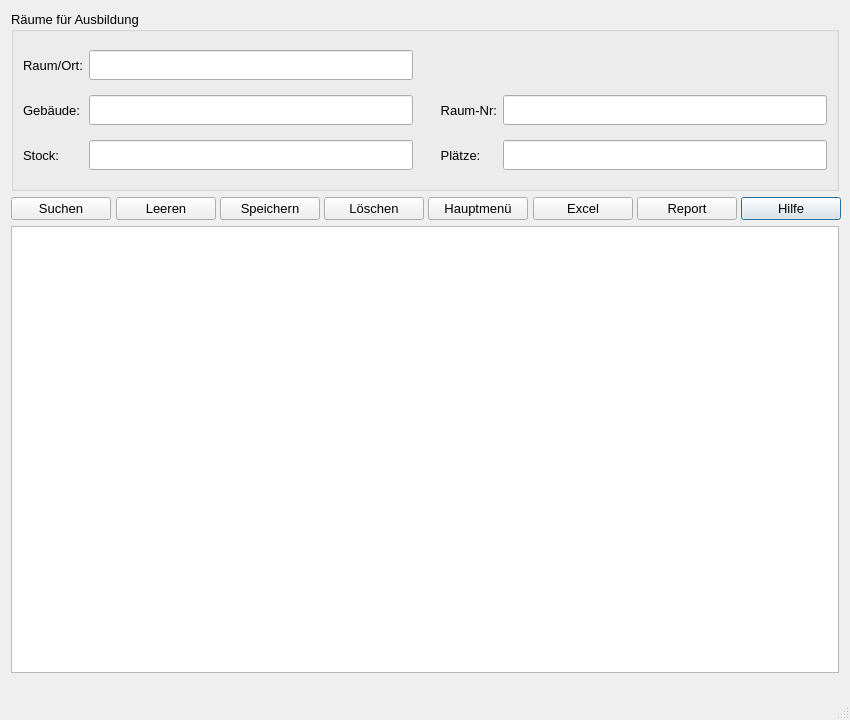
<?xml version="1.0" encoding="UTF-8"?>
<ui version="4.0">
 <class>Raeume</class>
 <widget class="QDialog" name="Raeume">
  <property name="geometry">
   <rect>
    <x>0</x>
    <y>0</y>
    <width>850</width>
    <height>720</height>
   </rect>
  </property>
  <property name="minimumSize">
   <size>
    <width>850</width>
    <height>720</height>
   </size>
  </property>
  <property name="windowTitle">
   <string>Räume</string>
  </property>
  <property name="sizeGripEnabled">
   <bool>true</bool>
  </property>
  <layout class="QGridLayout" name="gridLayout_2">
   <item row="3" column="0" colspan="8">
    <widget class="QTableWidget" name="twData">
     <property name="enabled">
      <bool>true</bool>
     </property>
     <property name="sizePolicy">
      <sizepolicy hsizetype="Ignored" vsizetype="Ignored">
       <horstretch>0</horstretch>
       <verstretch>0</verstretch>
      </sizepolicy>
     </property>
     <property name="font">
      <font>
       <pointsize>10</pointsize>
      </font>
     </property>
     <property name="editTriggers">
      <set>QAbstractItemView::NoEditTriggers</set>
     </property>
     <property name="alternatingRowColors">
      <bool>true</bool>
     </property>
     <attribute name="verticalHeaderVisible">
      <bool>true</bool>
     </attribute>
    </widget>
   </item>
   <item row="1" column="7">
    <widget class="QPushButton" name="btHelp">
     <property name="minimumSize">
      <size>
       <width>100</width>
       <height>0</height>
      </size>
     </property>
     <property name="font">
      <font>
       <pointsize>10</pointsize>
       <weight>50</weight>
       <bold>false</bold>
      </font>
     </property>
     <property name="mouseTracking">
      <bool>true</bool>
     </property>
     <property name="text">
      <string>Hilfe</string>
     </property>
     <property name="icon">
      <iconset>
       <normaloff>../../UsedSymbols/info_13213.ico</normaloff>../../UsedSymbols/info_13213.ico</iconset>
     </property>
    </widget>
   </item>
   <item row="1" column="4">
    <widget class="QPushButton" name="btHp">
     <property name="minimumSize">
      <size>
       <width>100</width>
       <height>0</height>
      </size>
     </property>
     <property name="font">
      <font>
       <pointsize>10</pointsize>
       <weight>50</weight>
       <bold>false</bold>
      </font>
     </property>
     <property name="mouseTracking">
      <bool>true</bool>
     </property>
     <property name="text">
      <string>Hauptmenü</string>
     </property>
     <property name="icon">
      <iconset>
       <normaloff>../../UsedSymbols/log-out_icon-icons.com_50106.ico</normaloff>../../UsedSymbols/log-out_icon-icons.com_50106.ico</iconset>
     </property>
    </widget>
   </item>
   <item row="1" column="2">
    <widget class="QPushButton" name="btSpeichern">
     <property name="minimumSize">
      <size>
       <width>100</width>
       <height>0</height>
      </size>
     </property>
     <property name="font">
      <font>
       <pointsize>10</pointsize>
       <weight>50</weight>
       <bold>false</bold>
      </font>
     </property>
     <property name="mouseTracking">
      <bool>true</bool>
     </property>
     <property name="text">
      <string>Speichern</string>
     </property>
     <property name="icon">
      <iconset>
       <normaloff>../../UsedSymbols/save_3621.ico</normaloff>../../UsedSymbols/save_3621.ico</iconset>
     </property>
    </widget>
   </item>
   <item row="4" column="0" colspan="8">
    <widget class="QLabel" name="lab_INFO">
     <property name="sizePolicy">
      <sizepolicy hsizetype="Minimum" vsizetype="Maximum">
       <horstretch>0</horstretch>
       <verstretch>0</verstretch>
      </sizepolicy>
     </property>
     <property name="minimumSize">
      <size>
       <width>0</width>
       <height>30</height>
      </size>
     </property>
     <property name="font">
      <font>
       <pointsize>10</pointsize>
      </font>
     </property>
     <property name="text">
      <string/>
     </property>
    </widget>
   </item>
   <item row="1" column="3">
    <widget class="QPushButton" name="btLoeschen">
     <property name="minimumSize">
      <size>
       <width>100</width>
       <height>0</height>
      </size>
     </property>
     <property name="font">
      <font>
       <pointsize>10</pointsize>
       <weight>50</weight>
       <bold>false</bold>
      </font>
     </property>
     <property name="mouseTracking">
      <bool>true</bool>
     </property>
     <property name="text">
      <string>Löschen</string>
     </property>
     <property name="icon">
      <iconset>
       <normaloff>../../UsedSymbols/seo-social-web-network-internet_262_icon-icons.com_61518.ico</normaloff>../../UsedSymbols/seo-social-web-network-internet_262_icon-icons.com_61518.ico</iconset>
     </property>
    </widget>
   </item>
   <item row="1" column="5">
    <widget class="QPushButton" name="btExcel">
     <property name="minimumSize">
      <size>
       <width>100</width>
       <height>0</height>
      </size>
     </property>
     <property name="font">
      <font>
       <pointsize>10</pointsize>
       <weight>50</weight>
       <bold>false</bold>
      </font>
     </property>
     <property name="mouseTracking">
      <bool>true</bool>
     </property>
     <property name="text">
      <string>Excel</string>
     </property>
     <property name="icon">
      <iconset>
       <normaloff>../../UsedSymbols/microsoft_excel_icon_132212.ico</normaloff>../../UsedSymbols/microsoft_excel_icon_132212.ico</iconset>
     </property>
    </widget>
   </item>
   <item row="1" column="0">
    <widget class="QPushButton" name="btSearch">
     <property name="minimumSize">
      <size>
       <width>100</width>
       <height>0</height>
      </size>
     </property>
     <property name="font">
      <font>
       <pointsize>10</pointsize>
       <weight>50</weight>
       <bold>false</bold>
      </font>
     </property>
     <property name="mouseTracking">
      <bool>true</bool>
     </property>
     <property name="text">
      <string>Suchen</string>
     </property>
     <property name="icon">
      <iconset>
       <normaloff>../../UsedSymbols/searchmagnifierinterfacesymbol1_79893.ico</normaloff>../../UsedSymbols/searchmagnifierinterfacesymbol1_79893.ico</iconset>
     </property>
    </widget>
   </item>
   <item row="1" column="6">
    <widget class="QPushButton" name="btReport">
     <property name="minimumSize">
      <size>
       <width>100</width>
       <height>0</height>
      </size>
     </property>
     <property name="font">
      <font>
       <pointsize>10</pointsize>
       <weight>50</weight>
       <bold>false</bold>
      </font>
     </property>
     <property name="mouseTracking">
      <bool>true</bool>
     </property>
     <property name="text">
      <string>Report</string>
     </property>
     <property name="icon">
      <iconset>
       <normaloff>../../UsedSymbols/reporting_noun_report_document_file_icon_148360.ico</normaloff>../../UsedSymbols/reporting_noun_report_document_file_icon_148360.ico</iconset>
     </property>
    </widget>
   </item>
   <item row="0" column="0" colspan="8">
    <widget class="QGroupBox" name="groupBox">
     <property name="sizePolicy">
      <sizepolicy hsizetype="Preferred" vsizetype="Preferred">
       <horstretch>0</horstretch>
       <verstretch>0</verstretch>
      </sizepolicy>
     </property>
     <property name="minimumSize">
      <size>
       <width>0</width>
       <height>0</height>
      </size>
     </property>
     <property name="maximumSize">
      <size>
       <width>16777215</width>
       <height>180</height>
      </size>
     </property>
     <property name="font">
      <font>
       <pointsize>10</pointsize>
      </font>
     </property>
     <property name="title">
      <string>Räume für Ausbildung</string>
     </property>
     <layout class="QGridLayout" name="gridLayout_3">
      <item row="0" column="0">
       <widget class="QLabel" name="label_2">
        <property name="sizePolicy">
         <sizepolicy hsizetype="Maximum" vsizetype="Preferred">
          <horstretch>0</horstretch>
          <verstretch>0</verstretch>
         </sizepolicy>
        </property>
        <property name="font">
         <font>
          <pointsize>10</pointsize>
          <weight>50</weight>
          <bold>false</bold>
         </font>
        </property>
        <property name="text">
         <string>Raum/Ort:</string>
        </property>
       </widget>
      </item>
      <item row="0" column="1">
       <widget class="QLineEdit" name="leRaum">
        <property name="enabled">
         <bool>true</bool>
        </property>
        <property name="sizePolicy">
         <sizepolicy hsizetype="Preferred" vsizetype="Preferred">
          <horstretch>0</horstretch>
          <verstretch>0</verstretch>
         </sizepolicy>
        </property>
        <property name="maximumSize">
         <size>
          <width>16777215</width>
          <height>30</height>
         </size>
        </property>
        <property name="font">
         <font>
          <pointsize>10</pointsize>
         </font>
        </property>
        <property name="readOnly">
         <bool>false</bool>
        </property>
       </widget>
      </item>
      <item row="1" column="0">
       <widget class="QLabel" name="label_3">
        <property name="font">
         <font>
          <pointsize>10</pointsize>
          <weight>50</weight>
          <bold>false</bold>
         </font>
        </property>
        <property name="text">
         <string>Gebäude:</string>
        </property>
       </widget>
      </item>
      <item row="1" column="1">
       <widget class="QLineEdit" name="leGebaeude">
        <property name="enabled">
         <bool>true</bool>
        </property>
        <property name="sizePolicy">
         <sizepolicy hsizetype="Preferred" vsizetype="Preferred">
          <horstretch>0</horstretch>
          <verstretch>0</verstretch>
         </sizepolicy>
        </property>
        <property name="maximumSize">
         <size>
          <width>16777215</width>
          <height>30</height>
         </size>
        </property>
        <property name="font">
         <font>
          <pointsize>10</pointsize>
         </font>
        </property>
        <property name="readOnly">
         <bool>false</bool>
        </property>
       </widget>
      </item>
      <item row="1" column="2">
       <widget class="QLabel" name="label_6">
        <property name="sizePolicy">
         <sizepolicy hsizetype="Maximum" vsizetype="Preferred">
          <horstretch>0</horstretch>
          <verstretch>0</verstretch>
         </sizepolicy>
        </property>
        <property name="font">
         <font>
          <pointsize>10</pointsize>
          <weight>50</weight>
          <bold>false</bold>
         </font>
        </property>
        <property name="text">
         <string>      Raum-Nr:</string>
        </property>
       </widget>
      </item>
      <item row="1" column="3">
       <widget class="QLineEdit" name="leRaumNr">
        <property name="sizePolicy">
         <sizepolicy hsizetype="Preferred" vsizetype="Preferred">
          <horstretch>0</horstretch>
          <verstretch>0</verstretch>
         </sizepolicy>
        </property>
        <property name="font">
         <font>
          <pointsize>10</pointsize>
         </font>
        </property>
        <property name="readOnly">
         <bool>false</bool>
        </property>
       </widget>
      </item>
      <item row="2" column="0">
       <widget class="QLabel" name="label_4">
        <property name="font">
         <font>
          <pointsize>10</pointsize>
          <weight>50</weight>
          <bold>false</bold>
         </font>
        </property>
        <property name="text">
         <string>Stock:</string>
        </property>
       </widget>
      </item>
      <item row="2" column="1">
       <widget class="QLineEdit" name="leStock">
        <property name="sizePolicy">
         <sizepolicy hsizetype="Preferred" vsizetype="Preferred">
          <horstretch>0</horstretch>
          <verstretch>0</verstretch>
         </sizepolicy>
        </property>
        <property name="maximumSize">
         <size>
          <width>16777215</width>
          <height>30</height>
         </size>
        </property>
        <property name="font">
         <font>
          <pointsize>10</pointsize>
         </font>
        </property>
        <property name="readOnly">
         <bool>false</bool>
        </property>
       </widget>
      </item>
      <item row="2" column="2">
       <widget class="QLabel" name="label_5">
        <property name="font">
         <font>
          <pointsize>10</pointsize>
          <weight>50</weight>
          <bold>false</bold>
         </font>
        </property>
        <property name="text">
         <string>      Plätze:</string>
        </property>
       </widget>
      </item>
      <item row="2" column="3">
       <widget class="QLineEdit" name="lePlaetze">
        <property name="sizePolicy">
         <sizepolicy hsizetype="Preferred" vsizetype="Preferred">
          <horstretch>0</horstretch>
          <verstretch>0</verstretch>
         </sizepolicy>
        </property>
        <property name="font">
         <font>
          <pointsize>10</pointsize>
         </font>
        </property>
        <property name="readOnly">
         <bool>false</bool>
        </property>
       </widget>
      </item>
     </layout>
    </widget>
   </item>
   <item row="1" column="1">
    <widget class="QPushButton" name="pb_clear">
     <property name="minimumSize">
      <size>
       <width>100</width>
       <height>0</height>
      </size>
     </property>
     <property name="font">
      <font>
       <pointsize>10</pointsize>
      </font>
     </property>
     <property name="text">
      <string>Leeren</string>
     </property>
    </widget>
   </item>
  </layout>
 </widget>
 <tabstops>
  <tabstop>leRaum</tabstop>
  <tabstop>leGebaeude</tabstop>
  <tabstop>leStock</tabstop>
  <tabstop>leRaumNr</tabstop>
  <tabstop>lePlaetze</tabstop>
  <tabstop>btSearch</tabstop>
  <tabstop>btSpeichern</tabstop>
  <tabstop>btLoeschen</tabstop>
  <tabstop>btHp</tabstop>
  <tabstop>btExcel</tabstop>
  <tabstop>btReport</tabstop>
  <tabstop>btHelp</tabstop>
  <tabstop>twData</tabstop>
 </tabstops>
 <resources/>
 <connections/>
</ui>
